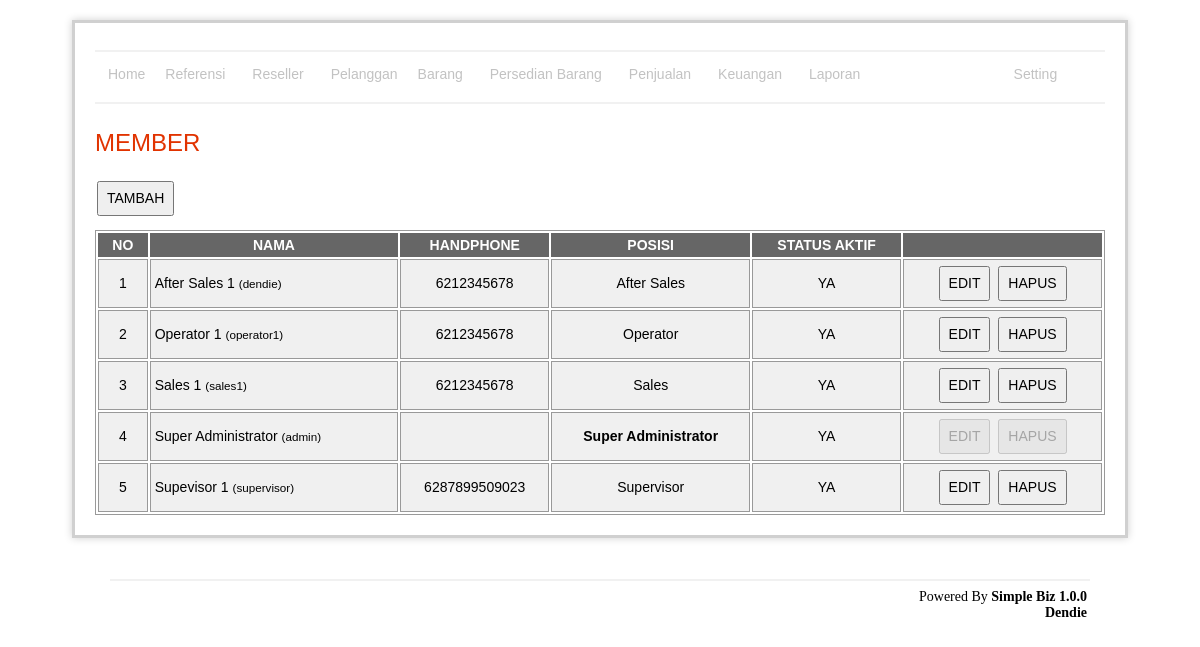
The app's page /member/index.php (signed in) with its own data.
### tables this page shows
CREATE TABLE `member`  (
  `id` int(11) NOT NULL AUTO_INCREMENT,
  `name` varchar(255) NOT NULL,
  `phone` varchar(255) NOT NULL,
  `position_id` int(11) NOT NULL,
  `access_category_id` varchar(255) NOT NULL,
  `is_enabled` enum('0','1') NOT NULL DEFAULT '1',
  PRIMARY KEY (`id`) USING BTREE
);

### member/indexRead.php (called while the page is built, shortened)
<?php
	include '../lib/connection.php';
	$query = "select m.id, m.name, m.position_id, is_enabled, phone,
			(select p.name from position as p where p.id = m.position_id) as position_name,
			(select u.username from user as u where u.member_id = m.id) as username_name
		from member as m
		order by name";
	$data = mysqli_query($con, $query) or die (mysqli_error($con));
?>

### member/index.php (the view, shortened to what this page needs)
<?php include 'indexRead.php' ?>
	<h1>MEMBER</h1>
	<p><input type="button" value="TAMBAH" onclick="window.location='add.php'" /></p>
	<?php if(mysqli_num_rows($data) < 1) : ?>
	 	<div class="warning">
			<h3><?php echo message::getMsg('emptySuccess') ?></h3>
		</div>
	<?php else: ?>
		<div id="tbl">
			<table width="100%">
				<thead>
					<tr>
						<th align="center" width="5%">NO</th>
						<th align="center" width="25%">NAMA</th>
						<th align="center" width="15%">HANDPHONE</th>
						<th align="center" width="20%">POSISI</th>
						<th align="center" width="15%">STATUS AKTIF</th>
						<th></th>
					</tr>
				</thead>
				<tbody>
					<?php $i=1; ?>
					<?php while($val = mysqli_fetch_array($data)): ?>
						<tr>
							<td align="center"><?php echo $i ?></td>
							<td>
								<?php echo $val['name'] ?>
								<small>(<?php echo $val['username_name'] ?>)</small>
							</td>
							<td align="center">
								<?php echo $val['phone'] ?>
							</td>
							<td align="center">
								<?php if($val['id'] == '1'): ?>
									<b>Super Administrator</b>
								<?php else: ?>
									<?php echo $val['position_name'] ?>
								<?php endif; ?>
							</td>
							<td align="center">
								<?php echo $val['is_enabled'] == '1' ? 'YA' : 'TIDAK' ?>
							</td>
							<td align="center">
								<?php if($val['id'] != '1'): ?>
									<input type="button" value="EDIT" onclick="window.location='edit.php?id=<?php echo $val['id'] ?>'" />
									<input type="button" value="HAPUS" onclick="confirm('Anda yakin akan menghapus ?') ? window.location='delete.php?id=<?php echo $val['id'] ?>' : false" />
								<?php else: ?>
									<input type="button" value="EDIT" onclick="window.location='edit.php?id=<?php echo $val['id'] ?>'" disabled />
									<input type="button" value="HAPUS" disabled onclick="confirm('Anda yakin akan menghapus ?') ? window.location='delete.php?id=<?php echo $val['id'] ?>' : false"  />
								<?php endif; ?>
							</td>
						</tr>
					<?php $i++; ?>
					<?php endwhile; ?>
			</table>
		</div>
	<?php endif; ?>
<?php include '../template/main.php' ?>

### asset/css/style.css (style rules this page uses)
#content p { margin: 12px 20px 12px 0; text-align:left; }
#content h1 { color: #e13300; background-color: transparent; font-weight: normal; font-size: 24px; margin: 10px 0 5px 0; padding: 15px 0 10px 0px; text-align:left; }
table { font-size: 14px; }
#tbl table { border: 1px solid #999; }
#tbl th { font-weight: bold; text-align: center; font-size: 14px; background-color: #666; color: #fff; padding: 4px; }
#tbl td { border: 1px solid #999; font-weight: normal; font-size: 14px; padding: 4px; background-color: #f0f0f0; }
input[type="button"], input[type="submit"] { font-size: 14px; height: 35px; padding: 2px 8px 2px 8px; margin: 2px; }

### records on screen
member: name "After Sales 1", username_name "dendie", phone "6212345678", position_name "After Sales", is_enabled "YA"
member: name "Operator 1", username_name "operator1", phone "6212345678", position_name "Operator", is_enabled "YA"
member: name "Sales 1", username_name "sales1", phone "6212345678", position_name "Sales", is_enabled "YA"
member: name "Super Administrator", username_name "admin", is_enabled "YA"
member: name "Supevisor 1", username_name "supervisor", phone "6287899509023", position_name "Supervisor", is_enabled "YA"
